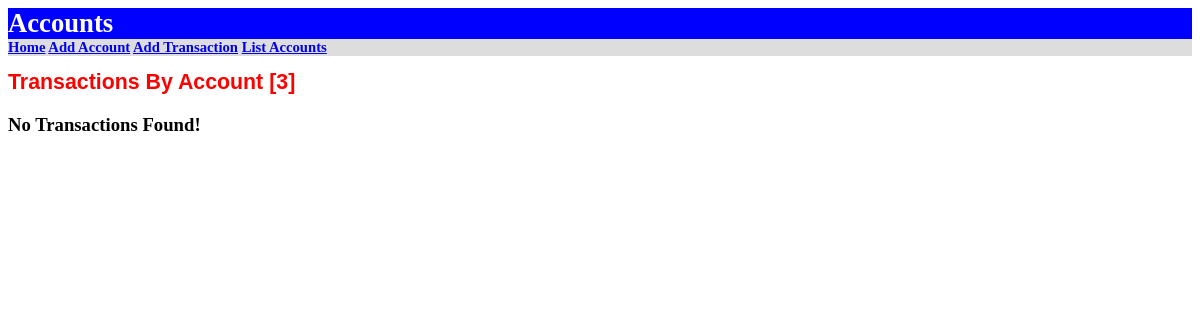
The app's page /demo/transactions/3, older data.
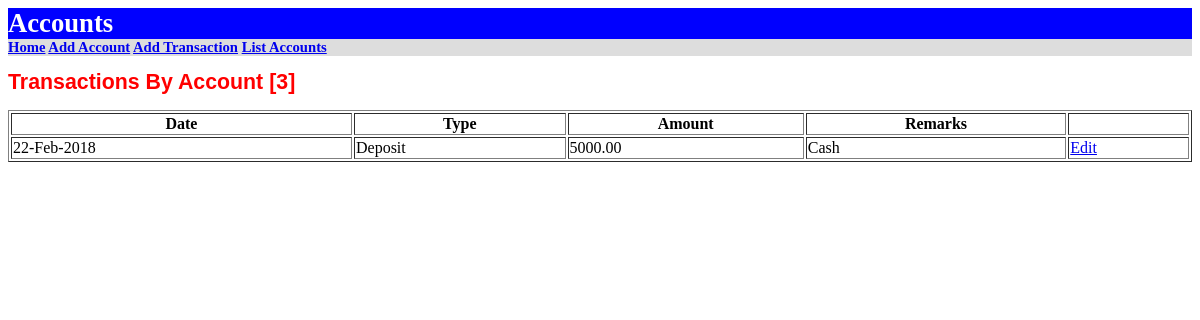
The same page, newer data.
### demo/models.py (models this page shows, shortened)
class Transaction(models.Model):
    id = models.IntegerField(primary_key=True)
    trans_amount = models.FloatField()
    trans_date = models.DateField()
    trans_type = models.CharField(max_length=1)
    trans_remarks = models.CharField(null=True, max_length=50)
    account = models.ForeignKey(Account, on_delete=models.CASCADE)

### demo/accountviews.py (the view)
# urls.py: path('transactions/<int:id>', demo.accountviews.transactions_by_account,
def transactions_by_account(request, id):
    return render(request, 'demo/transactions_by_account.html',
                  {'id': id,
                   'transactions': Transaction.objects.filter(account__id=id)})

### demo/templates/demo/transactions_by_account.html (shortened to what this page needs)
{% extends 'demo/master.html' %}
{% block content %}
<h1>Transactions By Account [{{ id }}]</h1>
{% if transactions %}
<table width="100%" border="1">
    <tr>
        <th>Date</th>
        <th>Type</th>
        <th>Amount</th>
        <th>Remarks</th>
        <th></th>
    </tr>
    {% for t in transactions %}
    <tr>
        <td> {{ t.trans_date | date:'d-M-Y' }}</td>
        <td>
             {% if t.trans_type == 'd' %}
                Deposit
             {% else %}
                Withdraw
             {% endif %}
        </td>
        <td> {{ t.trans_amount | floatformat:2 }}</td>
        <td> {{ t.trans_remarks}}</td>
        <td> <a href="/demo/edit_trans/{{t.id}}">Edit</a> </td>
    </tr>
    {% endfor %}
</table>
{% else %}
  <h3>No Transactions Found!</h3>
{% endif %}
{% endblock %}

Row changes from the older to the newer data that the page shows:
added Transaction: trans_date "22-Feb-2018", trans_type "Deposit", trans_amount "5000.00", trans_remarks "Cash"
Text that changed along with them:
text no longer shown: "No Transactions Found!"
text now shown: "Date Type Amount Remarks"
